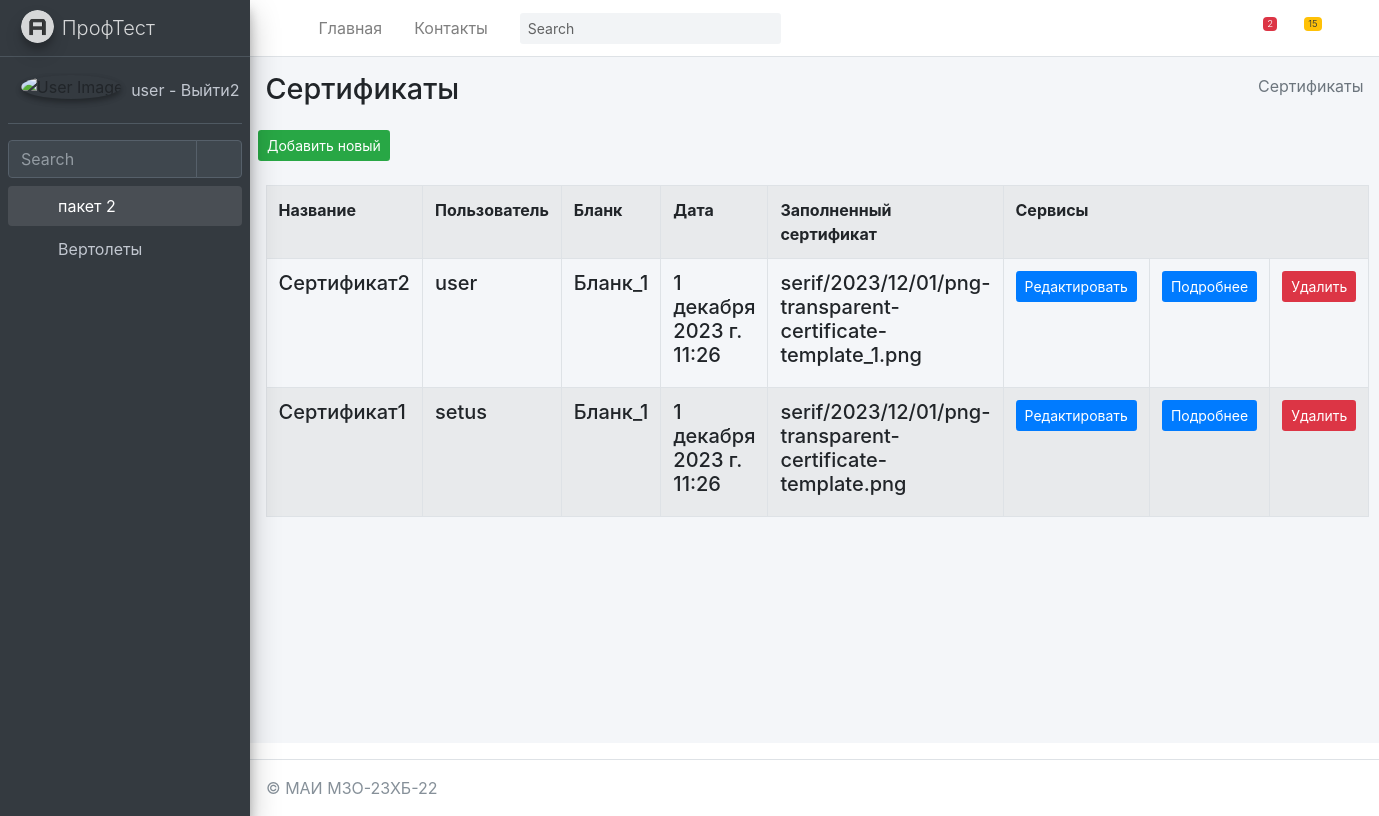
Screenshot of /testik/Sertif/ (signed in) with the database file from the repository.
### mysite/testik/models.py (models this page shows, shortened)
class Sertif(models.Model):
    title = models.TextField(max_length=50, verbose_name="Название")
    users = models.ForeignKey(User, on_delete=models.PROTECT, verbose_name="Пользователь", related_name="SertifUser")
    blank = models.ForeignKey(Blank, on_delete=models.PROTECT, verbose_name="Бланк", related_name="BlankSertif")
    date = models.DateTimeField(auto_now_add=True, verbose_name="Дата")
    filled_sertif = models.ImageField(upload_to='serif/%Y/%m/%d', blank=True, verbose_name="Заполненный сертификат")
    class Meta:
        ordering = ["-title"]
        verbose_name = "Сертификат"
        verbose_name_plural = "Сертификаты"

### mysite/anketa/models.py (models this page shows, shortened)
class Blank(models.Model):
    title = models.TextField(max_length=50, verbose_name="Название")
    image_full = models.ImageField(upload_to='blank/%Y/%m/%d', blank=True, verbose_name="Изображение")
    image_one = models.ImageField(upload_to='blank/%Y/%m/%d', blank=True, verbose_name="Изображение")
    class Meta:
        ordering = ["-title"]
        verbose_name = "Бланк"
        verbose_name_plural = "Бланки"
    def __str__(self):
        return self.title

### mysite/testik/views.py (the view)
# urls.py: path('Sertif/', SertifView.as_view(), name='Sertif'),
@method_decorator(login_required(login_url='/login/'), name='dispatch')
class SertifView(ListView):
	model = Sertif
	context_object_name = 'sertif_list'
	success_url = reverse_lazy('testik:SertifView')
	paginate_by = item_for_page
	def get_context_data(self, *, object_list=None, **kwargs):
		context = super(SertifView,self).get_context_data(**kwargs)
		context['sometry'] = self.model._meta.verbose_name_plural
		context['col1name'] = self.model._meta.get_field("title").verbose_name
		context['col2name'] = self.model._meta.get_field("users").verbose_name
		context['col3name'] = self.model._meta.get_field("blank").verbose_name
		context['col4name'] = self.model._meta.get_field("date").verbose_name
		context['col5name'] = self.model._meta.get_field("filled_sertif").verbose_name
		context['collastname'] = 'Cервисы'
		return context

### mysite/testik/templates/testik/sertif_list.html (shortened to what this page needs)
{% extends "testik/base.html" %}
{% block content %}
{% load testik_tags %}
<div class="content-wrapper">
    {% block sidebar %}
    {% include 'testik/includes/_breadcrumb.html' %}
    {% endblock %}
    <section class="content">
        <button class="btn bg-success btn-sm">
            <a href="{% url 'testik:SertifCreate' %}" class=''>
                Добавить новый
            </a>
        </button>
        <br><br>
        <div class="container-fluid row">
            <div class="col-md-12">
                <table class="table table-striped table-bordered ">
                    <tr>
                        <th class="w-10">{{ col1name }}</th>
                        <th class="w-25">{{ col2name }}</th>
                        <th class="w-25">{{ col3name }}</th>
                        <th class="w-25">{{ col4name }}</th>
                        <th class="w-25">{{ col5name }}</th>
                        <th colspan="3">Сервисы</th>
                    </tr>
                    {% for item in sertif_list %}
                    <tr>
                        <td>
                            <h5 class="testikd-title">
                                {{ item.title }}
                            </h5>
                        </td>
                        <td>
                            <h5 class="testikd-title">
                                {{ item.users }}
                            </h5>
                        </td>
                        <td>
                            <h5 class="testikd-title">
                                {{ item.blank }}
                            </h5>
                        </td>
                        <td>
                            <h5 class="testikd-title">
                                {{ item.date }}
                            </h5>
                        </td>
                        <td>
                            <h5 class="testikd-title">
                                {{ item.filled_sertif }}
                            </h5>
                        </td>
                        <td>
                            <button class="btn bg-primary  btn-sm">
                                <a href="{% url 'testik:SertifUpdate' item.pk %}">Редактировать</a>
                            </button>
                        </td>
                        <td>
                            <button class="btn bg-primary  btn-sm">
                                <a href="{% url 'testik:SertifDetail' item.pk %}">Подробнее</a>
                            </button>
                        </td>
                        <td>
                            <button class="btn bg-danger  btn-sm" >
                                <a href="{% url 'testik:SertifDelete' item.pk %}">Удалить</a>
                            </button>
                        </td>
                    </tr>
                    {% endfor %}
                </table>
            </div>
        </div>
    </section>
</div>
{% endblock %}

### mysite/templates/includes/full_sidebar.html
<aside class="main-sidebar sidebar-dark-primary elevation-4">
    <a href="/" class="brand-link">
        <img src="{{ ASSETS_ROOT }}/img/AdminLTELogo.png" alt="AdminLTE Logo" class="brand-image img-circle elevation-3"
             style="opacity: .8">
        <span class="brand-text font-weight-light">ПрофТест</span>
    </a>
    <div class="sidebar">
        <div class="user-panel mt-3 pb-3 mb-3 d-flex">
            <div class="image">
                <img src="{{ ASSETS_ROOT }}/img/user2-160x160.jpg" class="img-circle elevation-2" alt="User Image">
            </div>
            <div class="info">
                <a href="{% url 'logout' %}" class="d-block">
                    {{ request.user.username }} - Выйти2
                </a>
            </div>
        </div>
        <div class="form-inline">
            <div class="input-group" data-widget="sidebar-search">
                <input class="form-control form-control-sidebar" type="search" placeholder="Search" aria-label="Search">
                <div class="input-group-append">
                    <button class="btn btn-sidebar">
                        <i class="fas fa-search fa-fw"></i>
                    </button>
                </div>
            </div>
        </div>
        <nav class="mt-2">
            <ul class="nav nav-pills nav-sidebar flex-column" data-widget="treeview" role="menu" data-accordion="false">
                {% for item1 in SIDEBAR %}
                    <li class="nav-item {% if 'children' in item1 %} has-treeview menu-is-opening menu-open {% endif %}">
                    <a href="{% if 'children' in item1 %}#{% else %}{{ item1.url }}{% endif %}" class="nav-link">
                        <i class="nav-icon fas fa-circle {{ item1.color }}"></i>
                        <p>
                            {{ item1.name }}
                            {% if 'children' in item1 %}<i class="right fas fa-angle-left"></i>{% endif %}
                        </p>
                    </a>
                    <ul class="nav nav-treeview">
                    {% if 'children' in item1 %}
                        {% for item2 in item1.children %}
                            <li class="nav-item">
                                <a href="{{ item2.url }}" class="nav-link">
                                    <i class="far fa-circle nav-icon"></i>
                                    <p>{{ item2.name }}</p>
                                </a>
                            </li>
                        {% endfor %}
                    {% endif %}
                    </ul>
                    </li>
                {% endfor %}
            </ul>
        </nav>
    </div>
</aside>

### rows the page displays
Sertif: title "Сертификат2", users "user", blank "Бланк_1", date "1 декабря 2023 г. 11:26", filled_sertif "serif/2023/12/01/png-transparent-certificate-template_1.png"
Sertif: title "Сертификат1", users "setus", blank "Бланк_1", date "1 декабря 2023 г. 11:26", filled_sertif "serif/2023/12/01/png-transparent-certificate-template.png"

### other values shown
{{ request.user.username }} "user"
{{ item1.name }} "пакет 2"
{{ item2.name }} "Вертолеты"
{{ sometry }} "Сертификаты"
{{ col1name }} "Название"
{{ col2name }} "Пользователь"
{{ col3name }} "Бланк"
{{ col4name }} "Дата"
{{ col5name }} "Заполненный сертификат"
